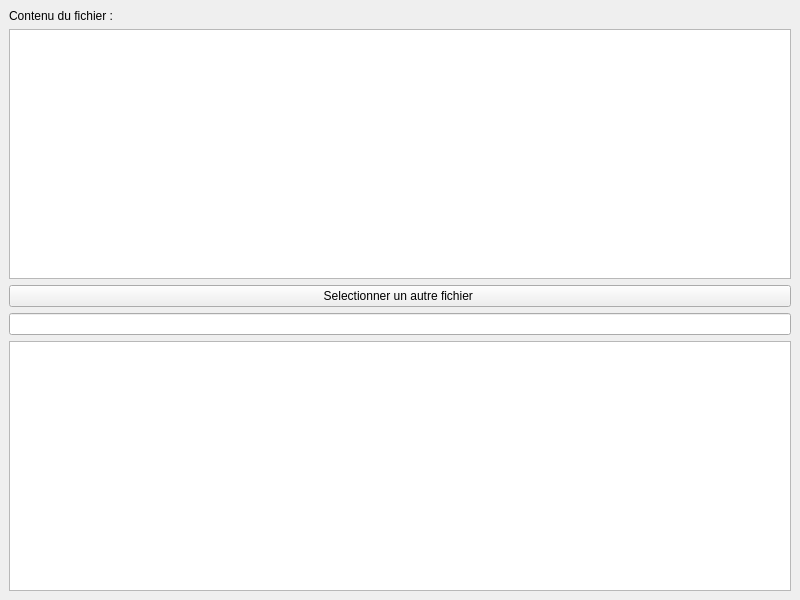
<?xml version="1.0" encoding="UTF-8"?>
<ui version="4.0">
 <class>MainWindow</class>
 <widget class="QMainWindow" name="MainWindow">
  <property name="geometry">
   <rect>
    <x>0</x>
    <y>0</y>
    <width>800</width>
    <height>600</height>
   </rect>
  </property>
  <property name="windowTitle">
   <string>MainWindow</string>
  </property>
  <widget class="QWidget" name="centralwidget">
   <layout class="QVBoxLayout" name="verticalLayout">
    <item>
     <widget class="QLabel" name="LB_Fichier1">
      <property name="text">
       <string>Contenu du fichier :</string>
      </property>
     </widget>
    </item>
    <item>
     <widget class="QTextEdit" name="TE_Fichier1"/>
    </item>
    <item>
     <widget class="QPushButton" name="PB_Fichier2">
      <property name="text">
       <string>Selectionner un autre fichier </string>
      </property>
     </widget>
    </item>
    <item>
     <widget class="QLineEdit" name="LE_Fichier2"/>
    </item>
    <item>
     <widget class="QTextEdit" name="TE_Fichier2"/>
    </item>
   </layout>
  </widget>
  <widget class="QMenuBar" name="menubar">
   <property name="geometry">
    <rect>
     <x>0</x>
     <y>0</y>
     <width>800</width>
     <height>21</height>
    </rect>
   </property>
  </widget>
 </widget>
 <resources/>
 <connections/>
</ui>
